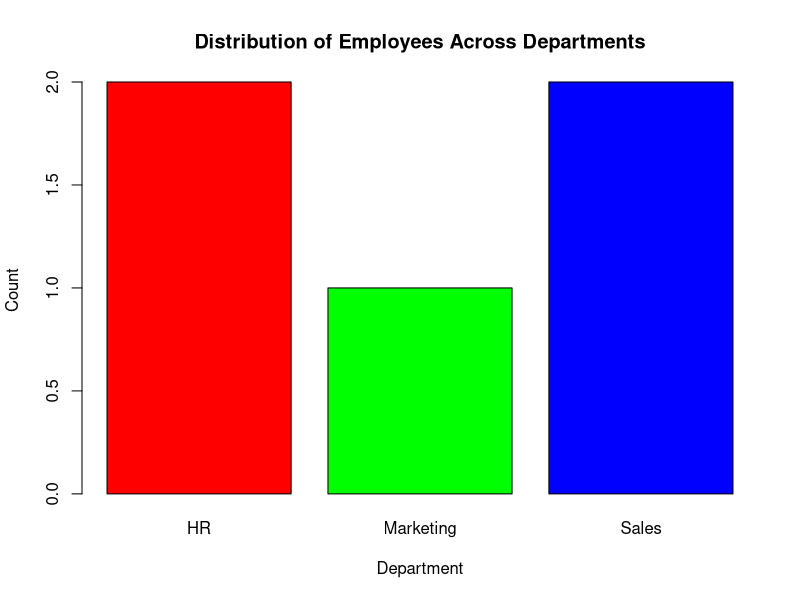
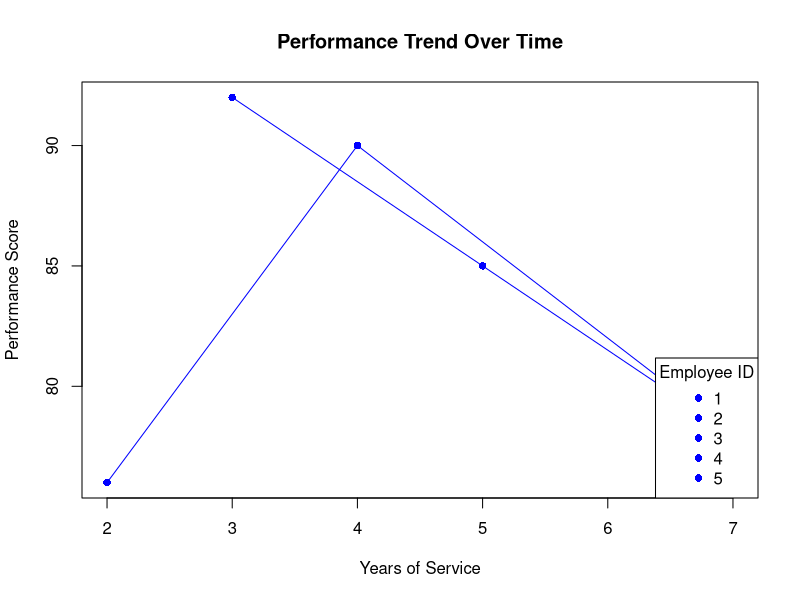

Reproduce these figures in R, in order.
# Employee data
employee_data <- data.frame(
  Employee_ID = 1:5,
  Department = c("Sales", "HR", "Marketing", "Sales", "HR"),
  Years_of_Service = c(5, 3, 7, 4, 2),
  Performance_Score = c(85, 92, 78, 90, 76)
)

# a. Bar chart for distribution of employees across different departments
barplot(table(employee_data$Department), col = rainbow(length(unique(employee_data$Department))),
        main = "Distribution of Employees Across Departments",
        xlab = "Department", ylab = "Count")


# b. Line chart for performance trend over time
plot(employee_data$Years_of_Service, employee_data$Performance_Score, type = "o", col = "blue",
     xlab = "Years of Service", ylab = "Performance Score",
     main = "Performance Trend Over Time",
     legend.text = "Employee",
     pch = 16)
legend("bottomright", legend = employee_data$Employee_ID, col = "blue", pch = 16, title = "Employee ID")

#c

library(kableExtra)

# Display the table
kable(employee_data, caption = "Employee Performance") %>%
  kable_styling()
